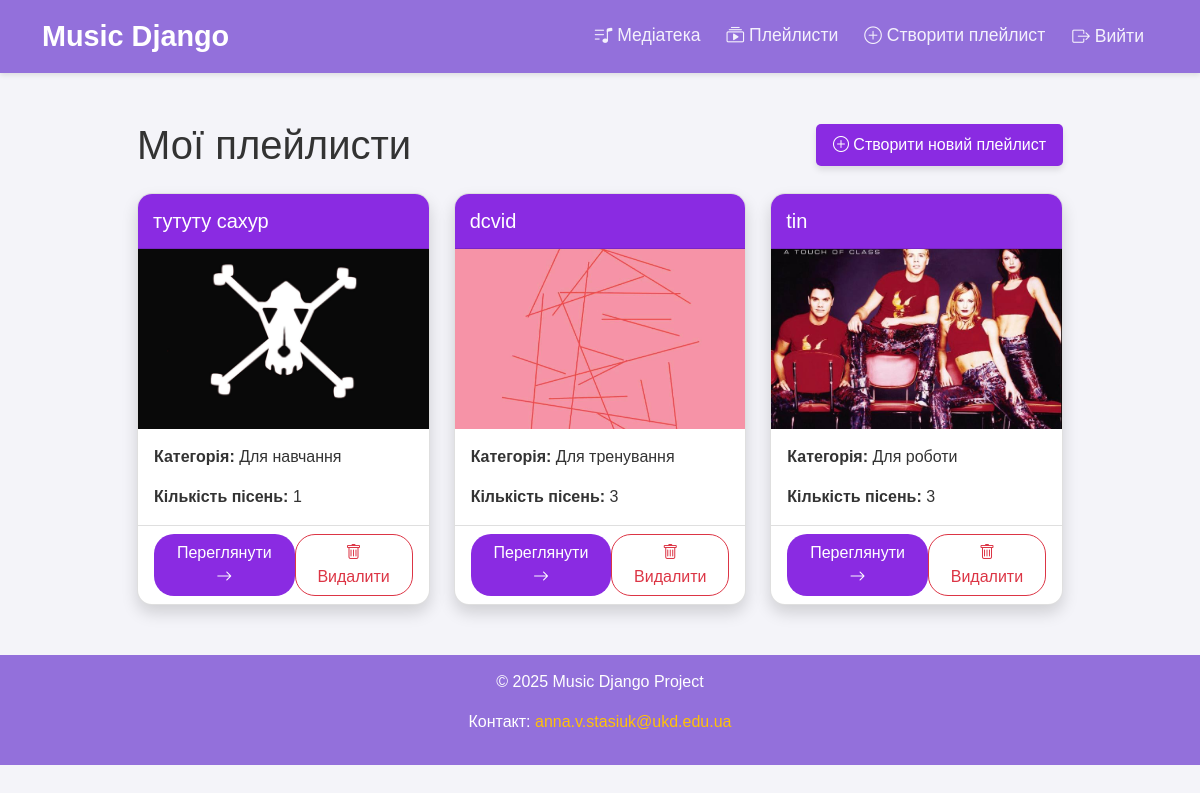
/songs/playlists/ (signed in), run on the app's committed database.
### songs/models.py (models this page shows, shortened)
class Playlist(models.Model):
    name = models.CharField(max_length=100)
    category = models.ForeignKey(Category, on_delete=models.CASCADE)
    owner = models.ForeignKey(get_user_model(), on_delete=models.CASCADE)
    songs = models.ManyToManyField('Song', related_name='playlists')

class Song(models.Model):
    title = models.CharField(max_length=100)
    artist = models.CharField(max_length=100)
    album = models.CharField(max_length=100)
    genre = models.ForeignKey(Genre, on_delete=models.CASCADE)
    release_date = models.DateField()
    image = models.ImageField(upload_to='song_images/', blank=True, null=True)

class Category(models.Model):
    name = models.CharField(max_length=100)

### songs/views.py (the view)
# urls.py: path('playlists/', views.playlist_list, name='playlist_list'),
@login_required
def playlist_list(request):
    playlists = Playlist.objects.filter(owner=request.user)
    return render(request, 'songs/playlist_list.html', {
        'title': 'Music Django - Мої плейлисти',
        'playlists': playlists,
    })

### songs/templates/songs/playlist_list.html (shortened to what this page needs)
{% extends 'base.html' %}
{% block content %}
<div class="container mt-5">
    <div class="row">
        <div class="col-md-10 offset-md-1">
            <div class="d-flex justify-content-between align-items-center mb-4">
                <h1 class="mb-0">Мої плейлисти</h1>
                <a href="{% url 'songs:create_playlist' %}"
                   class="btn btn-lg"
                   style="background-color: #8a2be2; color: white; transition: all 0.3s; box-shadow: 0 4px 6px rgba(0,0,0,0.1);">
                    <i class="bi bi-plus-circle"></i> Створити новий плейлист
                </a>
            </div>
            {% if playlists %}
                <div class="row g-4">
                    {% for playlist in playlists %}
                        <div class="col-md-4">
                            <div class="card h-100 shadow hover-effect"
                                 style="border-radius: 15px; overflow: hidden; transition: transform 0.3s;">
                                <div class="card-header" style="background-color: #8a2be2; color: white; padding: 15px;">
                                    <h5 class="card-title mb-0">{{ playlist.name }}</h5>
                                </div>
                                {% if playlist.songs.first.image %}
                                <div class="playlist-cover">
                                    <img src="{{ playlist.songs.first.image.url }}"
                                         alt="Обкладинка плейлиста"
                                         class="img-fluid w-100"
                                         style="height: 180px; object-fit: cover;">
                                </div>
                                {% endif %}
                                <div class="card-body">
                                    <p class="card-text"><strong>Категорія:</strong> {{ playlist.category.name }}</p>
                                    <p class="card-text"><strong>Кількість пісень:</strong> {{ playlist.songs.count }}</p>
                                </div>
                                <div class="card-footer bg-transparent">
                                    <div class="d-flex justify-content-between align-items-center">
                                        <a href="{% url 'songs:playlist_detail' playlist.id %}"
                                           class="btn"
                                           style="background-color: #8a2be2; color: white; border-radius: 20px;">
                                            Переглянути <i class="bi bi-arrow-right"></i>
                                        </a>
                                        <form action="{% url 'songs:remove_playlist' playlist.id %}" method="post" onsubmit="return confirm('Ви дійсно хочете видалити цей плейлист?');">
                                            <button type="submit" class="btn btn-outline-danger" style="border-radius: 20px;">
                                                <i class="bi bi-trash"></i> Видалити
                                            </button>
                                        </form>
                                    </div>
                                </div>
                            </div>
                        </div>
                    {% endfor %}
                </div>
            {% endif %}
        </div>
    </div>
</div>
{% endblock %}

### templates/base.html (style rules this page uses)
body { font-family: 'Arial', sans-serif; background-color: #f4f4f9; color: #333; }
.btn { font-size: 1rem; border-radius: 5px; transition: all 0.3s ease; }
.card { transition: transform 0.3s, box-shadow 0.3s; border-radius: 8px; overflow: hidden; }

### data on the page
Playlist: name "тутуту сахур", songs.first.image (picture), category.name "Для навчання", songs.count "1"
Playlist: name "dcvid", songs.first.image (picture), category.name "Для тренування", songs.count "3"
Playlist: name "tin", songs.first.image (picture), category.name "Для роботи", songs.count "3"
